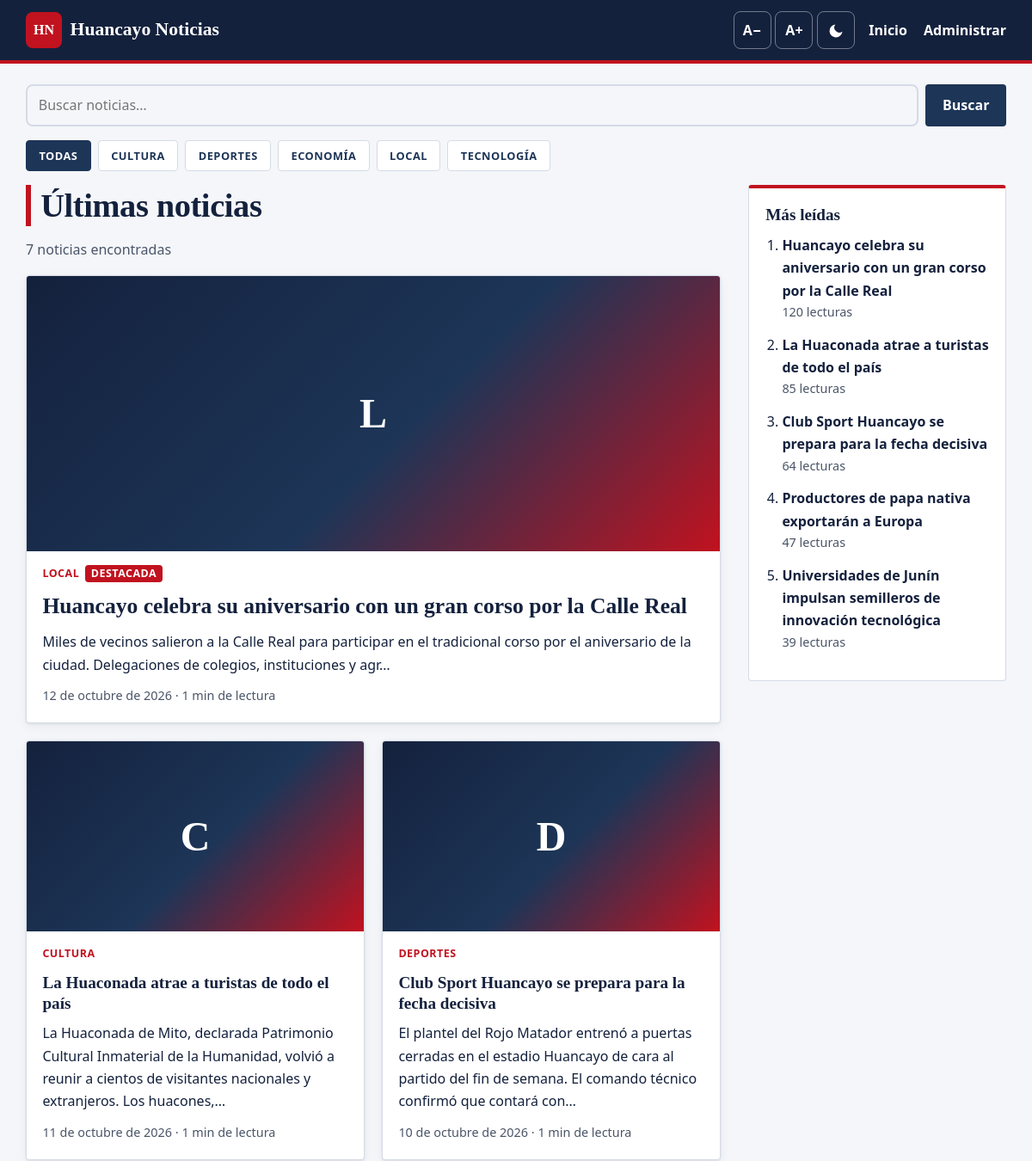
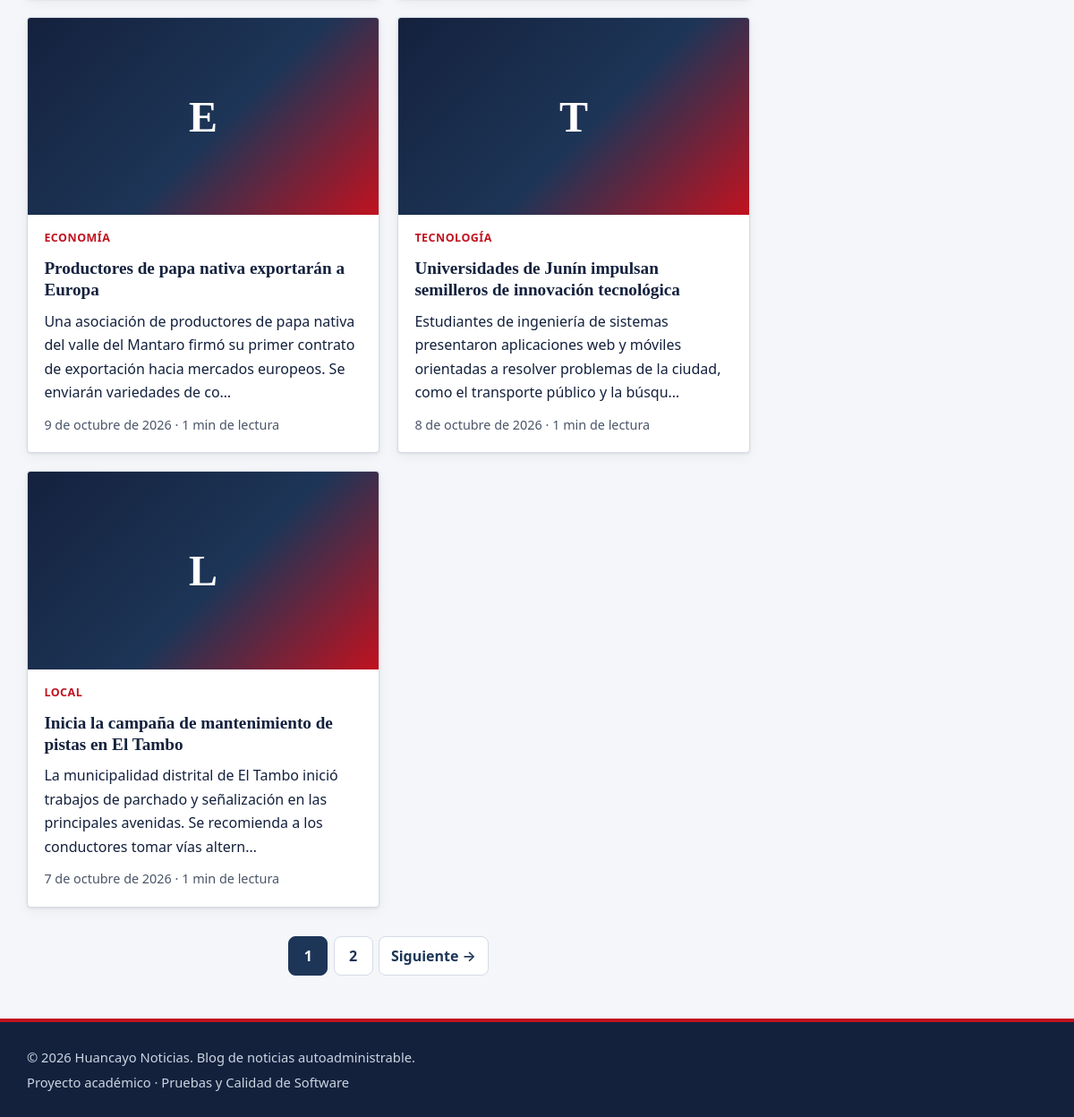
The page / on the database its author committed (2 pictures, top to bottom).
### tables this page shows
CREATE TABLE categorias (
    id INT AUTO_INCREMENT PRIMARY KEY,
    nombre VARCHAR(50) NOT NULL,
    slug VARCHAR(60) NOT NULL UNIQUE
);

CREATE TABLE noticias (
    id INT AUTO_INCREMENT PRIMARY KEY,
    titulo VARCHAR(150) NOT NULL,
    slug VARCHAR(170) NOT NULL,
    contenido TEXT NOT NULL,
    imagen VARCHAR(60) NULL,
    imagen_alt VARCHAR(200) NOT NULL DEFAULT '',
    categoria_id INT NOT NULL,
    autor_id INT NOT NULL,
    estado ENUM('publicada','borrador') NOT NULL DEFAULT 'publicada',
    destacada TINYINT(1) NOT NULL DEFAULT 0,
    vistas INT NOT NULL DEFAULT 0,
    creado_en TIMESTAMP NOT NULL DEFAULT CURRENT_TIMESTAMP,
    actualizado_en TIMESTAMP NULL DEFAULT NULL,
    INDEX idx_estado_fecha (estado, creado_en),
    INDEX idx_categoria (categoria_id),
    FOREIGN KEY (categoria_id) REFERENCES categorias(id),
    FOREIGN KEY (autor_id) REFERENCES usuarios(id)
);

### includes/functions.php (called while the page is built, shortened)
<?php
require_once __DIR__ . '/../config/db.php';
function e(?string $texto): string
{
    return htmlspecialchars($texto ?? '', ENT_QUOTES, 'UTF-8');
}
function usuario_actual(): ?array
{
    return $_SESSION['usuario'] ?? null;
}
function fecha(string $fecha): string
{
    $meses = ['enero','febrero','marzo','abril','mayo','junio','julio','agosto',
              'septiembre','octubre','noviembre','diciembre'];
    $t = strtotime($fecha);
    return date('j', $t) . ' de ' . $meses[(int)date('n', $t) - 1] . ' de ' . date('Y', $t);
}
function tiempo_lectura(string $texto): int
{
    return max(1, (int)ceil(str_word_count(strip_tags($texto)) / 200));
}
function resumen(string $texto, int $largo = 160): string
{
    $texto = trim(preg_replace('/\s+/', ' ', strip_tags($texto)));
    return rtrim(mb_substr($texto, 0, $largo)) . '…';
}
function categorias(): array
{
    return db()->query('SELECT id, nombre, slug FROM categorias ORDER BY nombre')->fetchAll();
}

### config/db.php (called while the page is built, shortened)
<?php
function db(): PDO
{
    static $pdo = null;
    if ($pdo !== null) {
        return $pdo;
    }
    $dsn = getenv('BLOG_DSN');
    try {
        if ($dsn) {
            $pdo = new PDO($dsn);
        } else {
            $pdo = new PDO(
                'mysql:host=' . DB_HOST . ';dbname=' . DB_NAME . ';charset=utf8mb4',
                DB_USER,
                DB_PASS
            );
        }
        $pdo->setAttribute(PDO::ATTR_ERRMODE, PDO::ERRMODE_EXCEPTION);
        $pdo->setAttribute(PDO::ATTR_DEFAULT_FETCH_MODE, PDO::FETCH_ASSOC);
        $pdo->setAttribute(PDO::ATTR_EMULATE_PREPARES, false);
    } catch (PDOException $e) {
        http_response_code(500);
        exit('<p style="font-family:sans-serif">No se pudo conectar a la base de datos. '
            . 'Verifica que MySQL esté encendido en XAMPP y que hayas importado <code>database.sql</code>.</p>');
    }
    return $pdo;
}

### index.php (the view, shortened to what this page needs)
<?php
require_once __DIR__ . '/includes/functions.php';
$q   = trim($_GET['q'] ?? '');
$cat = trim($_GET['cat'] ?? '');
$pag = max(1, (int)($_GET['pag'] ?? 1));
$where  = ["n.estado = 'publicada'"];
$params = [];
$catActual = null;
$sqlWhere = implode(' AND ', $where);
$st = db()->prepare("SELECT COUNT(*) FROM noticias n JOIN categorias c ON c.id = n.categoria_id WHERE $sqlWhere");
$st->execute($params);
$total = (int)$st->fetchColumn();
$paginas = max(1, (int)ceil($total / PER_PAGE));
$pag = min($pag, $paginas);
$offset = ($pag - 1) * PER_PAGE;
$st = db()->prepare(
    "SELECT n.id, n.titulo, n.slug, n.contenido, n.imagen, n.imagen_alt, n.destacada, n.vistas, n.creado_en,
            c.nombre AS categoria, c.slug AS cat_slug, u.nombre AS autor
     FROM noticias n
     JOIN categorias c ON c.id = n.categoria_id
     JOIN usuarios u ON u.id = n.autor_id
     WHERE $sqlWhere
     ORDER BY n.destacada DESC, n.creado_en DESC
     LIMIT " . PER_PAGE . " OFFSET $offset"
);
$st->execute($params);
$noticias = $st->fetchAll();
$populares = db()->query(
    "SELECT titulo, id, vistas FROM noticias WHERE estado = 'publicada' ORDER BY vistas DESC LIMIT 5"
)->fetchAll();
$titulo = $catActual ? "Noticias de $catActual" : ($q !== '' ? "Resultados para \"$q\"" : 'Últimas noticias');
require __DIR__ . '/includes/header.php';
function url_pag(int $p, string $q, string $cat): string
{
    return 'index.php?' . http_build_query(array_filter(['q' => $q, 'cat' => $cat, 'pag' => $p > 1 ? $p : null]));
}
?>
<section class="buscador" aria-label="Buscar y filtrar noticias">
    <form method="get" action="index.php" role="search" class="form-busqueda">
        <input type="search" id="q" name="q" value="<?= e($q) ?>" placeholder="Buscar noticias…" maxlength="100">
        <button type="submit" class="btn">Buscar</button>
    </form>
    <nav aria-label="Categorías">
        <ul class="chips">
            <li><a href="index.php" <?= $cat === '' ? 'aria-current="page"' : '' ?>>Todas</a></li>
            <?php foreach (categorias() as $c): ?>
                <li><a href="index.php?cat=<?= e($c['slug']) ?>" <?= $cat === $c['slug'] ? 'aria-current="page"' : '' ?>><?= e($c['nombre']) ?></a></li>
            <?php endforeach; ?>
        </ul>
    </nav>
</section>
<div class="layout">
    <section aria-labelledby="titulo-lista">
        <h1 id="titulo-lista"><?= e($titulo) ?></h1>
        <p class="contador" aria-live="polite"><?= $total ?> <?= $total === 1 ? 'noticia encontrada' : 'noticias encontradas' ?></p>
        <?php if (!$noticias): ?>
            <div class="vacio">
                <p>No encontramos noticias con esos criterios.</p>
                <a class="btn btn-sec" href="index.php">Ver todas las noticias</a>
            </div>
        <?php else: ?>
            <div class="grilla">
                <?php foreach ($noticias as $i => $n): ?>
                    <article class="tarjeta<?= $n['destacada'] ? ' destacada' : '' ?>">
                        <?php if ($n['imagen']): ?>
                            <img src="uploads/<?= e($n['imagen']) ?>" alt="<?= e($n['imagen_alt']) ?>"
                                 width="640" height="360" <?= $i > 1 ? 'loading="lazy"' : '' ?> decoding="async">
                        <?php else: ?>
                            <div class="sin-imagen" aria-hidden="true"><?= e(mb_substr($n['categoria'], 0, 1)) ?></div>
                        <?php endif; ?>
                        <div class="tarjeta-cuerpo">
                            <p class="meta">
                                <a class="etiqueta" href="index.php?cat=<?= e($n['cat_slug']) ?>"><?= e($n['categoria']) ?></a>
                                <?php if ($n['destacada']): ?><span class="etiqueta etiqueta-dest">Destacada</span><?php endif; ?>
                            </p>
                            <h2><a href="noticia.php?id=<?= (int)$n['id'] ?>"><?= e($n['titulo']) ?></a></h2>
                            <p><?= e(resumen($n['contenido'])) ?></p>
                            <p class="meta-pie">
                                <time datetime="<?= e(date('Y-m-d', strtotime($n['creado_en']))) ?>"><?= fecha($n['creado_en']) ?></time>
                                · <?= tiempo_lectura($n['contenido']) ?> min de lectura
                            </p>
                        </div>
                    </article>
                <?php endforeach; ?>
            </div>
            <?php if ($paginas > 1): ?>
                <nav class="paginacion" aria-label="Paginación">
                    <?php for ($p = 1; $p <= $paginas; $p++): ?>
                        <a href="<?= e(url_pag($p, $q, $cat)) ?>" <?= $p === $pag ? 'aria-current="page"' : '' ?>
                           aria-label="Página <?= $p ?>"><?= $p ?></a>
                    <?php endfor; ?>
                    <?php if ($pag < $paginas): ?><a href="<?= e(url_pag($pag + 1, $q, $cat)) ?>" rel="next">Siguiente →</a><?php endif; ?>
                </nav>
            <?php endif; ?>
        <?php endif; ?>
    </section>
    <aside class="lateral" aria-labelledby="titulo-populares">
        <h2 id="titulo-populares">Más leídas</h2>
        <ol class="populares">
            <?php foreach ($populares as $p): ?>
                <li><a href="noticia.php?id=<?= (int)$p['id'] ?>"><?= e($p['titulo']) ?></a>
                    <span class="meta-pie"><?= (int)$p['vistas'] ?> lecturas</span></li>
            <?php endforeach; ?>
        </ol>
    </aside>
</div>
<?php require __DIR__ . '/includes/footer.php'; ?>

### includes/header.php (shortened to what this page needs)
<?php
$base = $base ?? '';
$titulo = $titulo ?? SITE_NAME;
$u = usuario_actual();
?>
<!DOCTYPE html>
<html lang="es">
<head>
    <link rel="stylesheet" href="<?= $base ?>assets/css/style.css">
</head>
<body>
<header class="cabecera">
    <div class="contenedor cabecera-fila">
        <a class="logo" href="<?= $base ?>index.php" aria-label="<?= e(SITE_NAME) ?>, ir al inicio">
            <span class="logo-marca" aria-hidden="true">HN</span>
            <span class="logo-texto"><?= e(SITE_NAME) ?></span>
        </a>
        <div class="herramientas" role="group" aria-label="Opciones de accesibilidad">
            <button type="button" class="btn-icono" data-fuente="-" aria-label="Reducir tamaño de texto">A−</button>
            <button type="button" class="btn-icono" data-fuente="+" aria-label="Aumentar tamaño de texto">A+</button>
            <button type="button" class="btn-icono" id="btn-tema" aria-pressed="false" aria-label="Activar modo oscuro">
                <svg aria-hidden="true" width="20" height="20" viewBox="0 0 24 24" fill="currentColor"><path d="M21 12.8A9 9 0 1 1 11.2 3a7 7 0 0 0 9.8 9.8z"/></svg>
            </button>
        </div>
        <nav id="menu-principal" class="menu" aria-label="Navegación principal">
            <ul>
                <li><a href="<?= $base ?>index.php">Inicio</a></li>
                <?php if ($u): ?>
                    <li><a href="<?= $base ?>admin/index.php">Panel</a></li>
                    <li><a href="<?= $base ?>logout.php">Cerrar sesión (<?= e($u['nombre']) ?>)</a></li>
                <?php else: ?>
                    <li><a href="<?= $base ?>login.php">Administrar</a></li>
                <?php endif; ?>
            </ul>
        </nav>
    </div>
</header>
<main id="principal" class="contenedor" tabindex="-1">

### includes/footer.php
</main>
<footer class="pie">
    <div class="contenedor">
        <p>&copy; <?= date('Y') ?> <?= e(SITE_NAME) ?>. Blog de noticias autoadministrable.</p>
        <p class="pie-nota">Proyecto académico · Pruebas y Calidad de Software</p>
    </div>
</footer>
</body>
</html>

### rows shown on the page
categorias: nombre "CULTURA"
categorias: nombre "DEPORTES"
categorias: nombre "ECONOMÍA"
categorias: nombre "LOCAL"
categorias: nombre "TECNOLOGÍA"
noticias: categoria.nombre "L", categoria.nombre "LOCAL", destacada "DESTACADA", titulo "Huancayo celebra su aniversario con un gran corso por la Calle Real", contenido "Miles de vecinos salieron a la Calle Real para participar en el tradicional corso por el aniversario de la ciudad. Delegaciones de colegios, instituciones y agr…", creado_en "12 de octubre de 2026", contenido "1", vistas "120"
noticias: categoria.nombre "C", categoria.nombre "CULTURA", titulo "La Huaconada atrae a turistas de todo el país", contenido "La Huaconada de Mito, declarada Patrimonio Cultural Inmaterial de la Humanidad, volvió a reunir a cientos de visitantes nacionales y extranjeros. Los huacones,…", creado_en "11 de octubre de 2026", contenido "1", vistas "85"
noticias: categoria.nombre "D", categoria.nombre "DEPORTES", titulo "Club Sport Huancayo se prepara para la fecha decisiva", contenido "El plantel del Rojo Matador entrenó a puertas cerradas en el estadio Huancayo de cara al partido del fin de semana. El comando técnico confirmó que contará con…", creado_en "10 de octubre de 2026", contenido "1", vistas "64"
noticias: categoria.nombre "E", categoria.nombre "ECONOMÍA", titulo "Productores de papa nativa exportarán a Europa", contenido "Una asociación de productores de papa nativa del valle del Mantaro firmó su primer contrato de exportación hacia mercados europeos. Se enviarán variedades de co…", creado_en "9 de octubre de 2026", contenido "1", vistas "47"
noticias: categoria.nombre "T", categoria.nombre "TECNOLOGÍA", titulo "Universidades de Junín impulsan semilleros de innovación tecnológica", contenido "Estudiantes de ingeniería de sistemas presentaron aplicaciones web y móviles orientadas a resolver problemas de la ciudad, como el transporte público y la búsqu…", creado_en "8 de octubre de 2026", contenido "1", vistas "39"
noticias: categoria.nombre "L", categoria.nombre "LOCAL", titulo "Inicia la campaña de mantenimiento de pistas en El Tambo", contenido "La municipalidad distrital de El Tambo inició trabajos de parchado y señalización en las principales avenidas. Se recomienda a los conductores tomar vías altern…", creado_en "7 de octubre de 2026", contenido "1"

### other values the page prints
SITE_NAME "Huancayo Noticias"
$titulo "Últimas noticias"
$total "7"
